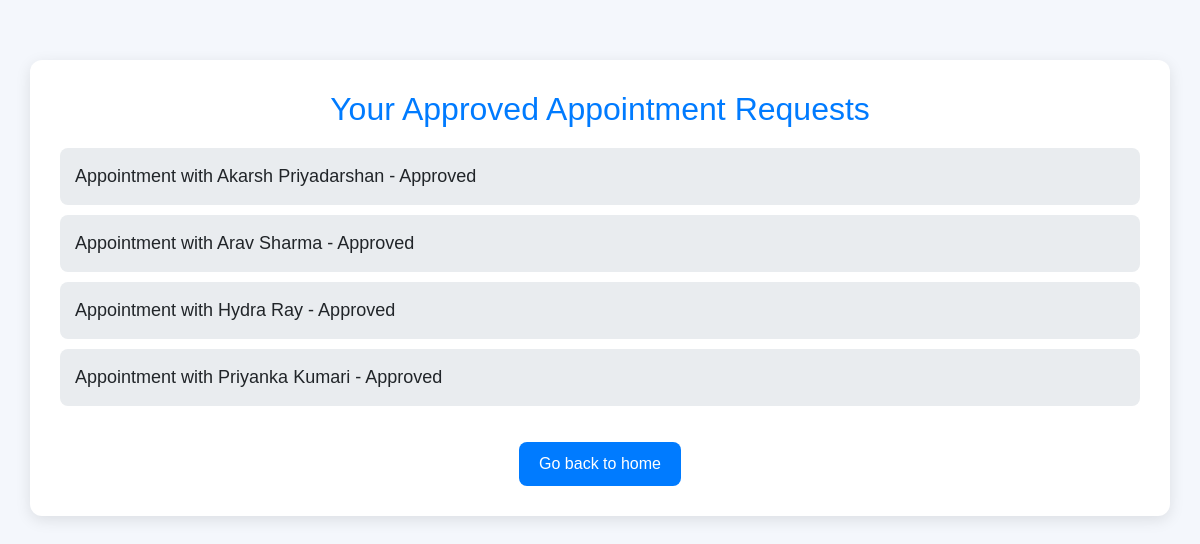
/appointment/approved/ (signed in), run on an earlier commit of the app's database.
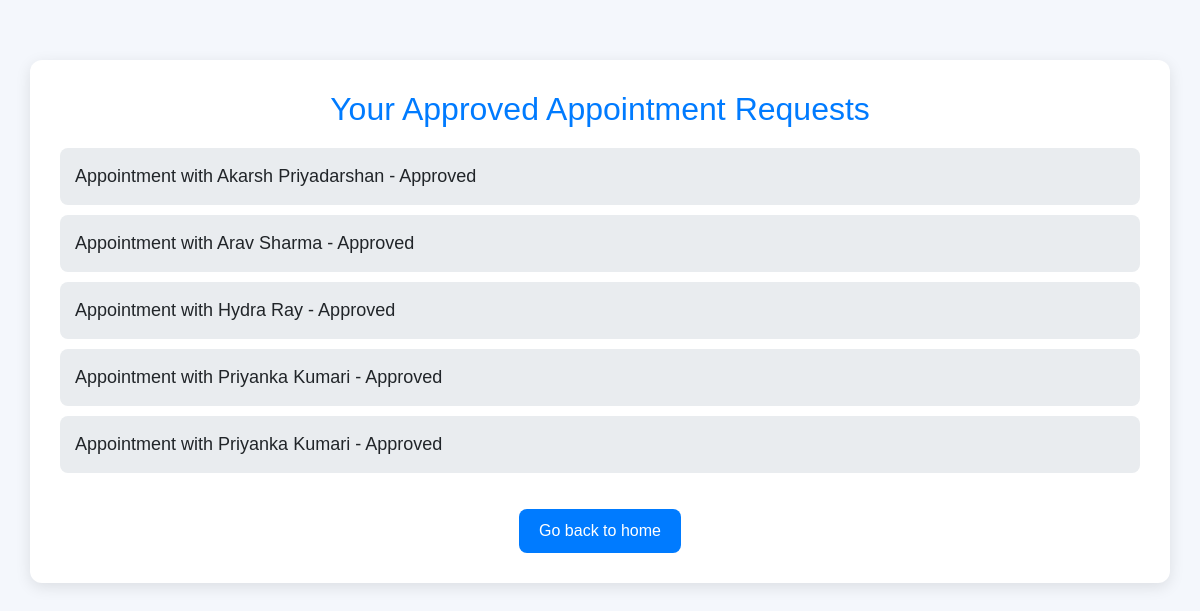
And on a later commit of the database.
### advisor/models.py (models this page shows, shortened)
class UserRequest(models.Model):
    user = models.ForeignKey(User, on_delete=models.CASCADE, related_name="requests")
    tax_advisor = models.ForeignKey(User, on_delete=models.CASCADE, related_name="advisor_requests")
    first_name = models.CharField(max_length=150)
    last_name = models.CharField(max_length=150)
    email = models.EmailField()
    approved = models.BooleanField(default=False)
    rejected = models.BooleanField(default=False)
    slot = models.CharField(max_length=100, null=True)  # Store the time slot as a string (can use choices)
    date = models.DateField(null=True)  # Store the appointment date

### appointment/views.py (the view)
# urls.py: path('approved/', views.approved_requests, name='approved_requests'),
def approved_requests(request):
    requests = UserRequest.objects.filter(user=request.user, approved=True)
    return render(request, 'appointment/approved_requests.html', {'requests': requests})

### accounts/context_processor.py (called while the page is built)
def user_groups(request):
    user = request.user
    return {
        'is_admin': user.is_authenticated and user.is_superuser,
        'is_taxadvisor': user.is_authenticated and user.groups.filter(name='Tax Advisor').exists(),
        'is_indivual_user': user.is_authenticated and user.groups.filter(name='Individual User').exists(),
    }

### appointment/templates/appointment/approved_requests.html (shortened to what this page needs)
<!DOCTYPE html>
<html lang="en">
<head>
<link rel="stylesheet" href="https://maxcdn.bootstrapcdn.com/bootstrap/4.5.2/css/bootstrap.min.css">
</head>
<body>
<div class="container">
<h1>Your Approved Appointment Requests</h1>
        {% if requests %}
<ul>
                {% for request in requests %}
<li>
                        Appointment with {{ request.tax_advisor.first_name }} {{ request.tax_advisor.last_name }} - Approved
</li>
                {% endfor %}
</ul>
        {% else %}
<p>You have no approved appointment requests.</p>
        {% endif %}
<a href="{% url 'home' %}">Go back to home</a>
</div>
</body>
</html>

What changed in the data, as far as the page shows it:
added UserRequest: tax_advisor.first_name "Priyanka", tax_advisor.last_name "Kumari"
